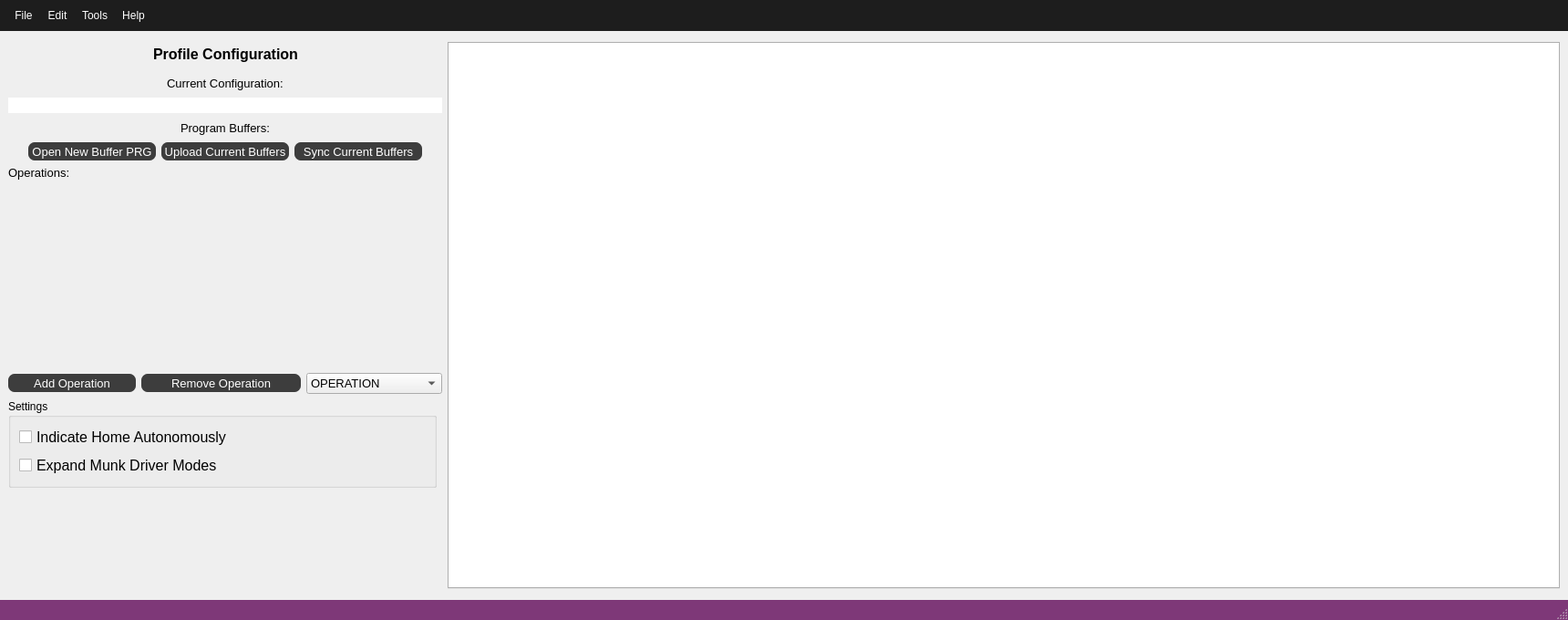
<?xml version="1.0" encoding="UTF-8"?>
<ui version="4.0">
 <class>Window_ProfileConfiguration</class>
 <widget class="QMainWindow" name="Window_ProfileConfiguration">
  <property name="geometry">
   <rect>
    <x>0</x>
    <y>0</y>
    <width>1720</width>
    <height>680</height>
   </rect>
  </property>
  <property name="sizePolicy">
   <sizepolicy hsizetype="MinimumExpanding" vsizetype="MinimumExpanding">
    <horstretch>0</horstretch>
    <verstretch>0</verstretch>
   </sizepolicy>
  </property>
  <property name="minimumSize">
   <size>
    <width>1720</width>
    <height>680</height>
   </size>
  </property>
  <property name="maximumSize">
   <size>
    <width>1720</width>
    <height>680</height>
   </size>
  </property>
  <property name="windowTitle">
   <string>Profile Configuration</string>
  </property>
  <property name="styleSheet">
   <string notr="true">QMenuBar{
background-color:#1d1d1d;
padding:5px;
	font: 12pt &quot;MS Shell Dlg 2&quot;;
}

QMenuBar::item{
background-color:#1d1d1d;
color:#fff;
padding:5px;

}

QMenu{
color:#fff;
padding:0;
}

QMenu::item:selected{
color:#fff;
background-color:#00aba9;
}

QTableWidget{
background-color:#3d3d3d;
color:#fff;
  selection-background-color: #da532c;
border:solid;
border-width:3px;
border-color:#da532c;
}
QHeaderView::section{
background-color:qlineargradient(spread:pad, x1:0, y1:0, x2:1, y2:0, stop:0 rgba(20, 158, 217, 255), stop:1 rgba(36, 158, 217, 255));
border:none;
border-top-style:solid;
border-width:1px;
border-top-color:qlineargradient(spread:pad, x1:0, y1:0, x2:1, y2:0, stop:0 rgba(20, 158, 217, 255), stop:1 rgba(36, 158, 217, 255));
color:#fff;

}
QHeaderView{
background-color:qlineargradient(spread:pad, x1:0, y1:0, x2:1, y2:0, stop:0 rgba(20, 158, 217, 255), stop:1 rgba(36, 158, 217, 255));

border:none;
border-top-style:solid;
border-width:1px;
border-top-color:#149ED9;
color:#fff;
	font: 75 12pt &quot;Calibri&quot;;
}

QTableCornerButton::section{
border:none;
background-color:#149ED9;
}

QMenu{
background-color:#3d3d3d;
}
QStatusBar{
background-color:#7e3878;
color:#fff;
}

QPushButton{
border-style:solid;
background-color:#3d3d3d;
color:#fff;
border-radius:7px;
}

QPushButton:disabled {
background-color: rgb(204, 0, 0);
}

QPushButton:hover{
color:#ccc;
	background-color: qlineargradient(spread:pad, x1:0.517, y1:0, x2:0.517, y2:1, stop:0 rgba(45, 45, 45, 255), stop:0.505682 rgba(45, 45, 45, 255), stop:1 rgba(29, 29, 29, 255));
	border-color:#2d89ef;
border-width:2px;
}

QPushButton:pressed{
background-color: qlineargradient(spread:pad, x1:0.517, y1:0, x2:0.517, y2:1, stop:0 rgba(29, 29, 29, 255), stop:0.505682 rgba(45, 45, 45, 255), stop:1 rgba(29, 29, 29, 255));
}


QTabWidget::tab{
background-color:#3d3d3d;
}

QLineEdit{
border-radius:0;
}

QProgressBar{
border-radius:0;
text-align:center;
color:#fff;
background-color:transparent;
border: 2px solid #e3a21a;
border-radius:7px;
	font: 75 12pt &quot;Open Sans&quot;;

}

QProgressBar::chunk{
background-color:#2d89ef;
width:20px;
}</string>
  </property>
  <widget class="QWidget" name="centralwidget">
   <layout class="QGridLayout" name="gridLayout_2">
    <item row="0" column="0">
     <layout class="QVBoxLayout" name="verticalLayout_2">
      <item>
       <layout class="QHBoxLayout" name="horizontalLayout_15">
        <item>
         <spacer name="horizontalSpacer_21">
          <property name="orientation">
           <enum>Qt::Horizontal</enum>
          </property>
          <property name="sizeHint" stdset="0">
           <size>
            <width>40</width>
            <height>20</height>
           </size>
          </property>
         </spacer>
        </item>
        <item>
         <layout class="QGridLayout" name="gridLayout_20">
          <item row="0" column="0">
           <widget class="QLabel" name="label_ManualControl_6">
            <property name="sizePolicy">
             <sizepolicy hsizetype="MinimumExpanding" vsizetype="Fixed">
              <horstretch>0</horstretch>
              <verstretch>0</verstretch>
             </sizepolicy>
            </property>
            <property name="minimumSize">
             <size>
              <width>0</width>
              <height>32</height>
             </size>
            </property>
            <property name="maximumSize">
             <size>
              <width>16777215</width>
              <height>32</height>
             </size>
            </property>
            <property name="font">
             <font>
              <pointsize>12</pointsize>
              <weight>75</weight>
              <bold>true</bold>
             </font>
            </property>
            <property name="text">
             <string>Profile Configuration</string>
            </property>
            <property name="alignment">
             <set>Qt::AlignCenter</set>
            </property>
           </widget>
          </item>
         </layout>
        </item>
        <item>
         <spacer name="horizontalSpacer_22">
          <property name="orientation">
           <enum>Qt::Horizontal</enum>
          </property>
          <property name="sizeHint" stdset="0">
           <size>
            <width>40</width>
            <height>20</height>
           </size>
          </property>
         </spacer>
        </item>
       </layout>
      </item>
      <item>
       <layout class="QVBoxLayout" name="verticalLayout">
        <item>
         <layout class="QHBoxLayout" name="horizontalLayout_3">
          <item>
           <spacer name="horizontalSpacer_4">
            <property name="orientation">
             <enum>Qt::Horizontal</enum>
            </property>
            <property name="sizeHint" stdset="0">
             <size>
              <width>40</width>
              <height>20</height>
             </size>
            </property>
           </spacer>
          </item>
          <item>
           <widget class="QLabel" name="label_3">
            <property name="font">
             <font>
              <pointsize>10</pointsize>
             </font>
            </property>
            <property name="text">
             <string>Current Configuration:</string>
            </property>
           </widget>
          </item>
          <item>
           <spacer name="horizontalSpacer_3">
            <property name="orientation">
             <enum>Qt::Horizontal</enum>
            </property>
            <property name="sizeHint" stdset="0">
             <size>
              <width>40</width>
              <height>20</height>
             </size>
            </property>
           </spacer>
          </item>
         </layout>
        </item>
        <item>
         <widget class="QLineEdit" name="lineEdit_ConfugrationPath">
          <property name="font">
           <font>
            <pointsize>10</pointsize>
           </font>
          </property>
         </widget>
        </item>
       </layout>
      </item>
      <item>
       <layout class="QHBoxLayout" name="horizontalLayout_4">
        <item>
         <spacer name="horizontalSpacer_5">
          <property name="orientation">
           <enum>Qt::Horizontal</enum>
          </property>
          <property name="sizeHint" stdset="0">
           <size>
            <width>40</width>
            <height>20</height>
           </size>
          </property>
         </spacer>
        </item>
        <item>
         <widget class="QLabel" name="label_2">
          <property name="font">
           <font>
            <pointsize>10</pointsize>
           </font>
          </property>
          <property name="text">
           <string>Program Buffers:</string>
          </property>
         </widget>
        </item>
        <item>
         <spacer name="horizontalSpacer_2">
          <property name="orientation">
           <enum>Qt::Horizontal</enum>
          </property>
          <property name="sizeHint" stdset="0">
           <size>
            <width>40</width>
            <height>20</height>
           </size>
          </property>
         </spacer>
        </item>
       </layout>
      </item>
      <item>
       <layout class="QHBoxLayout" name="horizontalLayout_5">
        <item>
         <spacer name="horizontalSpacer_7">
          <property name="orientation">
           <enum>Qt::Horizontal</enum>
          </property>
          <property name="sizeHint" stdset="0">
           <size>
            <width>10</width>
            <height>20</height>
           </size>
          </property>
         </spacer>
        </item>
        <item>
         <layout class="QHBoxLayout" name="horizontalLayout_2">
          <item>
           <widget class="QPushButton" name="pushButton_OpenMotionScript">
            <property name="sizePolicy">
             <sizepolicy hsizetype="MinimumExpanding" vsizetype="MinimumExpanding">
              <horstretch>0</horstretch>
              <verstretch>0</verstretch>
             </sizepolicy>
            </property>
            <property name="minimumSize">
             <size>
              <width>140</width>
              <height>20</height>
             </size>
            </property>
            <property name="maximumSize">
             <size>
              <width>140</width>
              <height>20</height>
             </size>
            </property>
            <property name="font">
             <font>
              <pointsize>10</pointsize>
             </font>
            </property>
            <property name="styleSheet">
             <string notr="true">QMenuBar{
background-color:#1d1d1d;
padding:5px;
	font: 12pt &quot;MS Shell Dlg 2&quot;;
}

QMenuBar::item{
background-color:#1d1d1d;
color:#fff;
padding:5px;

}

QMenu{
color:#fff;
padding:0;
}

QMenu::item:selected{
color:#fff;
background-color:#00aba9;
}

QTableWidget{
background-color:#3d3d3d;
color:#fff;
  selection-background-color: #da532c;
border:solid;
border-width:3px;
border-color:#da532c;
}
QHeaderView::section{
background-color:qlineargradient(spread:pad, x1:0, y1:0, x2:1, y2:0, stop:0 rgba(20, 158, 217, 255), stop:1 rgba(36, 158, 217, 255));
border:none;
border-top-style:solid;
border-width:1px;
border-top-color:qlineargradient(spread:pad, x1:0, y1:0, x2:1, y2:0, stop:0 rgba(20, 158, 217, 255), stop:1 rgba(36, 158, 217, 255));
color:#fff;

}
QHeaderView{
background-color:qlineargradient(spread:pad, x1:0, y1:0, x2:1, y2:0, stop:0 rgba(20, 158, 217, 255), stop:1 rgba(36, 158, 217, 255));

border:none;
border-top-style:solid;
border-width:1px;
border-top-color:#149ED9;
color:#fff;
	font: 75 12pt &quot;Calibri&quot;;
}

QTableCornerButton::section{
border:none;
background-color:#149ED9;
}

QListWidget{
background-color:#3d3d3d;
color:#fff;
}

QMenu{
background-color:#3d3d3d;
}
QStatusBar{
background-color:#7e3878;
color:#fff;
}

QPushButton{
border-style:solid;
background-color:#3d3d3d;
color:#fff;
border-radius:7px;
}

QPushButton:disabled {
background-color: rgb(204, 0, 0);
}

QPushButton:hover{
color:#ccc;
	background-color: qlineargradient(spread:pad, x1:0.517, y1:0, x2:0.517, y2:1, stop:0 rgba(45, 45, 45, 255), stop:0.505682 rgba(45, 45, 45, 255), stop:1 rgba(29, 29, 29, 255));
	border-color:#2d89ef;
border-width:2px;
}

QPushButton:pressed{
background-color: qlineargradient(spread:pad, x1:0.517, y1:0, x2:0.517, y2:1, stop:0 rgba(29, 29, 29, 255), stop:0.505682 rgba(45, 45, 45, 255), stop:1 rgba(29, 29, 29, 255));
}


QTabWidget::tab{
background-color:#3d3d3d;
}

QLineEdit{
border-radius:0;
}

QProgressBar{
border-radius:0;
text-align:center;
color:#fff;
background-color:transparent;
border: 2px solid #e3a21a;
border-radius:7px;
	font: 75 12pt &quot;Open Sans&quot;;

}

QProgressBar::chunk{
background-color:#2d89ef;
width:20px;
}</string>
            </property>
            <property name="text">
             <string>Open New Buffer PRG</string>
            </property>
            <property name="icon">
             <iconset>
              <normaloff>../../../../../Users/KenWork/Desktop/ECM-Control-System-master/src/window_GMC_variable_editor/images/add_simple.png</normaloff>../../../../../Users/KenWork/Desktop/ECM-Control-System-master/src/window_GMC_variable_editor/images/add_simple.png</iconset>
            </property>
           </widget>
          </item>
          <item>
           <widget class="QPushButton" name="pushButton_UploadCurrentBuffers">
            <property name="sizePolicy">
             <sizepolicy hsizetype="MinimumExpanding" vsizetype="MinimumExpanding">
              <horstretch>0</horstretch>
              <verstretch>0</verstretch>
             </sizepolicy>
            </property>
            <property name="minimumSize">
             <size>
              <width>140</width>
              <height>20</height>
             </size>
            </property>
            <property name="maximumSize">
             <size>
              <width>140</width>
              <height>20</height>
             </size>
            </property>
            <property name="font">
             <font>
              <pointsize>10</pointsize>
             </font>
            </property>
            <property name="text">
             <string>Upload Current Buffers</string>
            </property>
            <property name="icon">
             <iconset>
              <normaloff>../../../../../Users/KenWork/Desktop/ECM-Control-System-master/src/window_GMC_variable_editor/images/add_simple.png</normaloff>../../../../../Users/KenWork/Desktop/ECM-Control-System-master/src/window_GMC_variable_editor/images/add_simple.png</iconset>
            </property>
           </widget>
          </item>
          <item>
           <widget class="QPushButton" name="pushButton_SyncCurrentBuffers">
            <property name="sizePolicy">
             <sizepolicy hsizetype="MinimumExpanding" vsizetype="MinimumExpanding">
              <horstretch>0</horstretch>
              <verstretch>0</verstretch>
             </sizepolicy>
            </property>
            <property name="minimumSize">
             <size>
              <width>140</width>
              <height>20</height>
             </size>
            </property>
            <property name="maximumSize">
             <size>
              <width>140</width>
              <height>20</height>
             </size>
            </property>
            <property name="font">
             <font>
              <pointsize>10</pointsize>
             </font>
            </property>
            <property name="text">
             <string>Sync Current Buffers</string>
            </property>
            <property name="icon">
             <iconset>
              <normaloff>../../../../../Users/KenWork/Desktop/ECM-Control-System-master/src/window_GMC_variable_editor/images/add_simple.png</normaloff>../../../../../Users/KenWork/Desktop/ECM-Control-System-master/src/window_GMC_variable_editor/images/add_simple.png</iconset>
            </property>
           </widget>
          </item>
         </layout>
        </item>
        <item>
         <spacer name="horizontalSpacer_6">
          <property name="orientation">
           <enum>Qt::Horizontal</enum>
          </property>
          <property name="sizeHint" stdset="0">
           <size>
            <width>10</width>
            <height>20</height>
           </size>
          </property>
         </spacer>
        </item>
       </layout>
      </item>
      <item>
       <layout class="QGridLayout" name="gridLayout">
        <item row="0" column="0">
         <widget class="QLabel" name="label">
          <property name="font">
           <font>
            <pointsize>10</pointsize>
           </font>
          </property>
          <property name="text">
           <string>Operations:</string>
          </property>
         </widget>
        </item>
        <item row="1" column="0">
         <widget class="QListWidget" name="listWidget">
          <property name="sizePolicy">
           <sizepolicy hsizetype="MinimumExpanding" vsizetype="MinimumExpanding">
            <horstretch>0</horstretch>
            <verstretch>0</verstretch>
           </sizepolicy>
          </property>
          <property name="minimumSize">
           <size>
            <width>470</width>
            <height>200</height>
           </size>
          </property>
          <property name="maximumSize">
           <size>
            <width>470</width>
            <height>200</height>
           </size>
          </property>
          <property name="styleSheet">
           <string notr="true">QListWidget{
    color:#00ff00;
    background-color:transparent;
}</string>
          </property>
          <property name="verticalScrollBarPolicy">
           <enum>Qt::ScrollBarAsNeeded</enum>
          </property>
          <property name="horizontalScrollBarPolicy">
           <enum>Qt::ScrollBarAlwaysOff</enum>
          </property>
          <property name="sizeAdjustPolicy">
           <enum>QAbstractScrollArea::AdjustToContents</enum>
          </property>
          <property name="editTriggers">
           <set>QAbstractItemView::NoEditTriggers</set>
          </property>
          <property name="tabKeyNavigation">
           <bool>true</bool>
          </property>
          <property name="dragEnabled">
           <bool>true</bool>
          </property>
          <property name="dragDropMode">
           <enum>QAbstractItemView::DragDrop</enum>
          </property>
          <property name="defaultDropAction">
           <enum>Qt::MoveAction</enum>
          </property>
          <property name="alternatingRowColors">
           <bool>true</bool>
          </property>
          <property name="resizeMode">
           <enum>QListView::Adjust</enum>
          </property>
          <property name="modelColumn">
           <number>0</number>
          </property>
         </widget>
        </item>
        <item row="2" column="0">
         <layout class="QHBoxLayout" name="horizontalLayout">
          <item>
           <widget class="QPushButton" name="pushButton_AddOperation">
            <property name="sizePolicy">
             <sizepolicy hsizetype="MinimumExpanding" vsizetype="MinimumExpanding">
              <horstretch>0</horstretch>
              <verstretch>0</verstretch>
             </sizepolicy>
            </property>
            <property name="minimumSize">
             <size>
              <width>140</width>
              <height>20</height>
             </size>
            </property>
            <property name="maximumSize">
             <size>
              <width>140</width>
              <height>20</height>
             </size>
            </property>
            <property name="font">
             <font>
              <pointsize>10</pointsize>
             </font>
            </property>
            <property name="text">
             <string>Add Operation</string>
            </property>
            <property name="icon">
             <iconset>
              <normaloff>../../../../../Users/KenWork/Desktop/ECM-Control-System-master/src/window_GMC_variable_editor/images/add_simple.png</normaloff>../../../../../Users/KenWork/Desktop/ECM-Control-System-master/src/window_GMC_variable_editor/images/add_simple.png</iconset>
            </property>
           </widget>
          </item>
          <item>
           <widget class="QPushButton" name="pushButton_RemoveOperation">
            <property name="sizePolicy">
             <sizepolicy hsizetype="MinimumExpanding" vsizetype="MinimumExpanding">
              <horstretch>0</horstretch>
              <verstretch>0</verstretch>
             </sizepolicy>
            </property>
            <property name="minimumSize">
             <size>
              <width>175</width>
              <height>20</height>
             </size>
            </property>
            <property name="maximumSize">
             <size>
              <width>175</width>
              <height>20</height>
             </size>
            </property>
            <property name="font">
             <font>
              <pointsize>10</pointsize>
             </font>
            </property>
            <property name="text">
             <string>Remove Operation</string>
            </property>
            <property name="icon">
             <iconset>
              <normaloff>../../../../../Users/KenWork/Desktop/ECM-Control-System-master/src/window_GMC_variable_editor/images/cancel.png</normaloff>../../../../../Users/KenWork/Desktop/ECM-Control-System-master/src/window_GMC_variable_editor/images/cancel.png</iconset>
            </property>
           </widget>
          </item>
          <item>
           <widget class="QComboBox" name="comboBox_ProfileType">
            <property name="font">
             <font>
              <pointsize>10</pointsize>
             </font>
            </property>
            <property name="currentIndex">
             <number>0</number>
            </property>
            <item>
             <property name="text">
              <string>OPERATION</string>
             </property>
            </item>
            <item>
             <property name="text">
              <string>PAUSE</string>
             </property>
            </item>
           </widget>
          </item>
         </layout>
        </item>
       </layout>
      </item>
      <item>
       <widget class="QGroupBox" name="groupBox">
        <property name="minimumSize">
         <size>
          <width>470</width>
          <height>0</height>
         </size>
        </property>
        <property name="maximumSize">
         <size>
          <width>470</width>
          <height>16777215</height>
         </size>
        </property>
        <property name="title">
         <string>Settings</string>
        </property>
        <layout class="QGridLayout" name="gridLayout_5">
         <item row="0" column="0">
          <widget class="QCheckBox" name="checkBox_ShouldHomeBeIndicated">
           <property name="font">
            <font>
             <pointsize>12</pointsize>
            </font>
           </property>
           <property name="text">
            <string>Indicate Home Autonomously</string>
           </property>
           <property name="checked">
            <bool>false</bool>
           </property>
          </widget>
         </item>
         <item row="1" column="0">
          <widget class="QCheckBox" name="checkBox_ShouldExpandMunkModes">
           <property name="font">
            <font>
             <pointsize>12</pointsize>
            </font>
           </property>
           <property name="text">
            <string>Expand Munk Driver Modes</string>
           </property>
          </widget>
         </item>
        </layout>
       </widget>
      </item>
      <item>
       <spacer name="verticalSpacer">
        <property name="orientation">
         <enum>Qt::Vertical</enum>
        </property>
        <property name="sizeHint" stdset="0">
         <size>
          <width>14</width>
          <height>80</height>
         </size>
        </property>
       </spacer>
      </item>
     </layout>
    </item>
    <item row="0" column="1">
     <widget class="QTabWidget" name="tabWidget_OperationParameters">
      <property name="sizePolicy">
       <sizepolicy hsizetype="MinimumExpanding" vsizetype="MinimumExpanding">
        <horstretch>0</horstretch>
        <verstretch>0</verstretch>
       </sizepolicy>
      </property>
      <property name="minimumSize">
       <size>
        <width>1220</width>
        <height>600</height>
       </size>
      </property>
      <property name="maximumSize">
       <size>
        <width>1220</width>
        <height>600</height>
       </size>
      </property>
      <property name="styleSheet">
       <string notr="true">QTabWidget{
background-color:#f5f5f5;
padding:5px;
	font: 12pt &quot;MS Shell Dlg 2&quot;;
}</string>
      </property>
     </widget>
    </item>
   </layout>
  </widget>
  <widget class="QMenuBar" name="menubar">
   <property name="geometry">
    <rect>
     <x>0</x>
     <y>0</y>
     <width>1720</width>
     <height>40</height>
    </rect>
   </property>
   <widget class="QMenu" name="menuFile">
    <property name="title">
     <string>File</string>
    </property>
    <addaction name="actionNew"/>
    <addaction name="actionOpen"/>
    <addaction name="separator"/>
    <addaction name="actionSave"/>
    <addaction name="actionSave_As"/>
    <addaction name="separator"/>
    <addaction name="actionClose"/>
   </widget>
   <widget class="QMenu" name="menuEdit">
    <property name="title">
     <string>Edit</string>
    </property>
   </widget>
   <widget class="QMenu" name="menuTools">
    <property name="title">
     <string>Tools</string>
    </property>
    <addaction name="actionMotion_Profile"/>
   </widget>
   <widget class="QMenu" name="menuHelp">
    <property name="title">
     <string>Help</string>
    </property>
   </widget>
   <addaction name="menuFile"/>
   <addaction name="menuEdit"/>
   <addaction name="menuTools"/>
   <addaction name="menuHelp"/>
  </widget>
  <widget class="QStatusBar" name="statusbar"/>
  <action name="actionOpen">
   <property name="text">
    <string>Open</string>
   </property>
  </action>
  <action name="actionSave">
   <property name="text">
    <string>Save</string>
   </property>
  </action>
  <action name="actionSave_As">
   <property name="text">
    <string>Save As</string>
   </property>
  </action>
  <action name="actionClose">
   <property name="text">
    <string>Close</string>
   </property>
  </action>
  <action name="actionMotion_Profile">
   <property name="checkable">
    <bool>true</bool>
   </property>
   <property name="text">
    <string>Motion Profile</string>
   </property>
  </action>
  <action name="actionNew">
   <property name="text">
    <string>New</string>
   </property>
  </action>
 </widget>
 <resources/>
 <connections/>
</ui>
